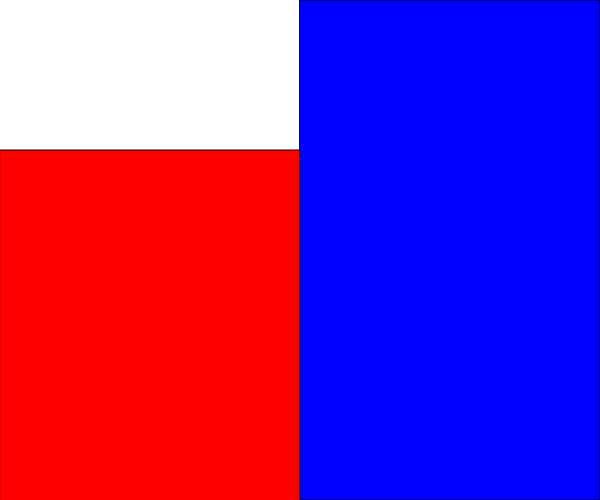
Frame 1 (no input)
Frame 60 (no input): identical to frame 1, image omitted
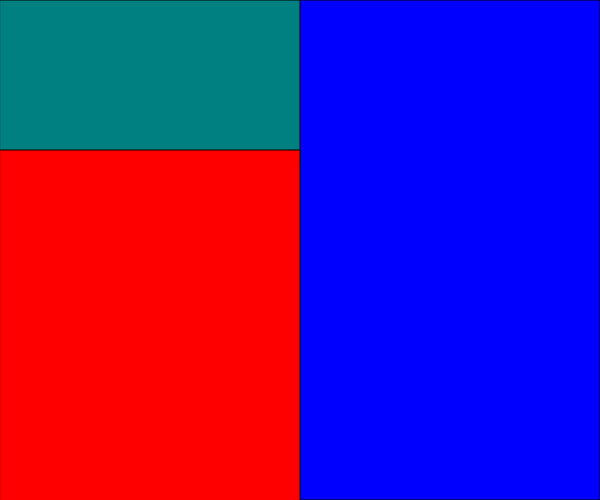
Frame 120 (the mouse pressed at the canvas centre since frame 60)

The p5.js sketch that drew these frames (run headless with seeded random() and noise() and a simulated clock; from frame 60 on, the mouse is pressed at the canvas centre):

// p5.js sketch
// ── sketch.js
function setup() {
    createCanvas(600, 500);

}

function draw() {
    background(255);
    fill(0, 0, 255);
    rect(width / 2, 0, width / 2, height);

    if (mouseIsPressed) {
        fill(0, 128, 128);
        rect(0, 0, width / 2, height / 3);
    }

    fill(255, 0, 0);
    rect(0, 150, width / 2, 400);

    if (mouseX > 500) {
        fill(255, 255, 0);
        rect(0, 0, width, height);
    }
}
